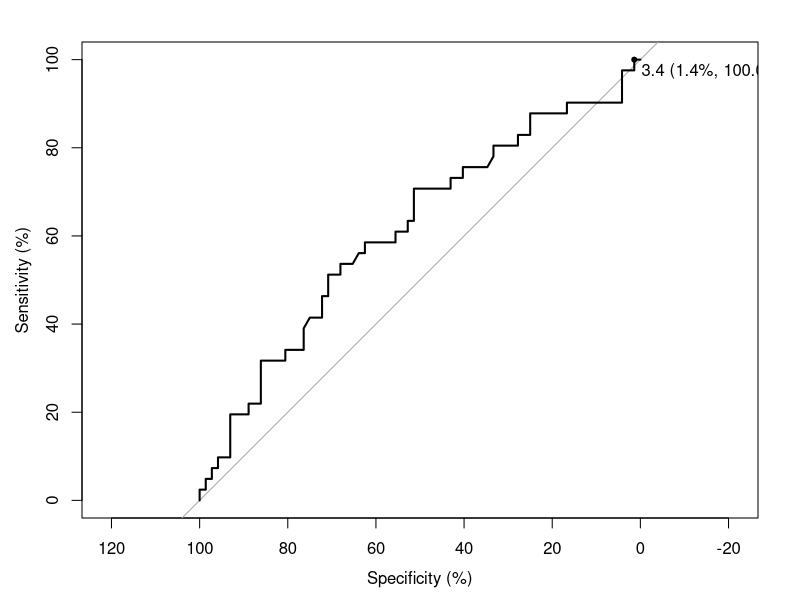
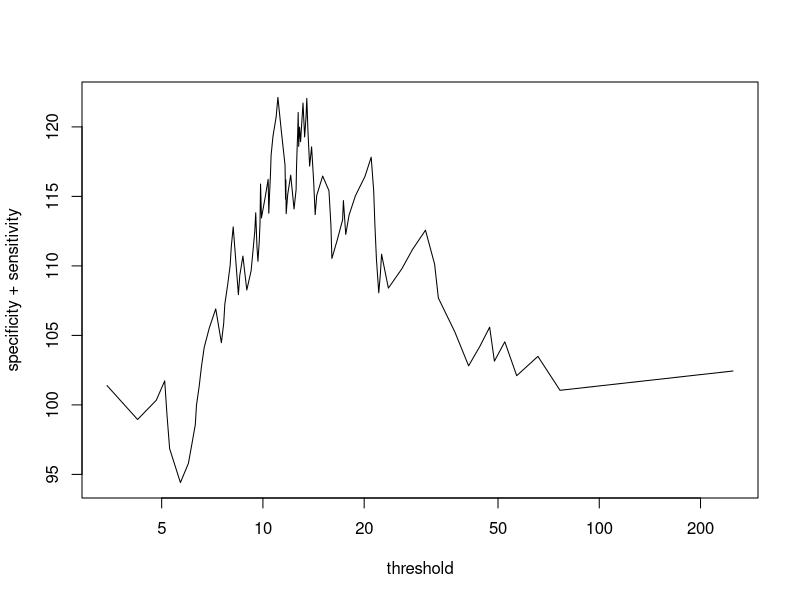
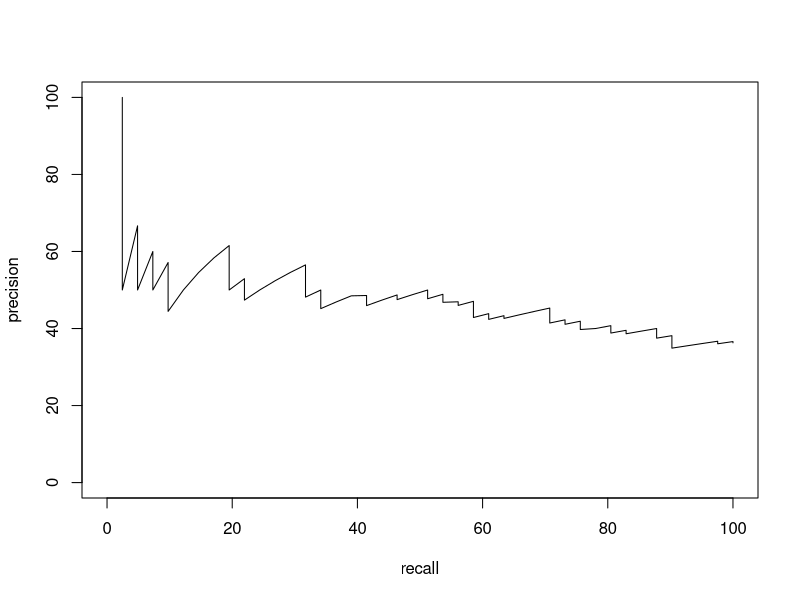
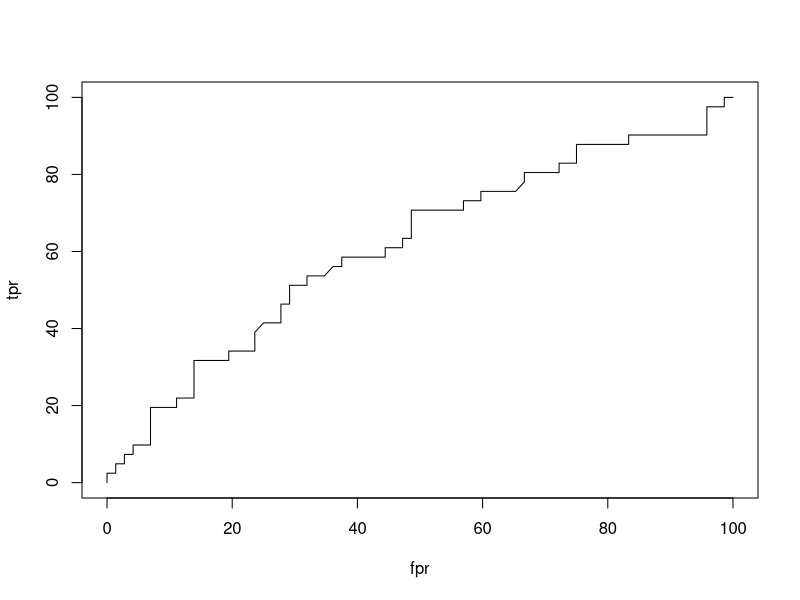

Write R code to recreate these figures, in order.
# r2py crawler metadata
# package: pROC
# source_type: rd_example
# topic: coords.Rd
# source_file: C:\Users\bened\AppData\Local\R\win-library\4.5\pROC\help
# lines: 63

suppressPackageStartupMessages(library(pROC))
# Create a ROC curve:
data(aSAH)
roc.s100b <- roc(aSAH$outcome, aSAH$s100b, percent = TRUE)

# Get the coordinates of S100B threshold 0.55
coords(roc.s100b, 0.55)

# Get the coordinates at 50% sensitivity
coords(roc=roc.s100b, x=50, input="sensitivity")
# Can be abbreviated:
coords(roc.s100b, 50, "se")

# Works with smoothed ROC curves
coords(smooth(roc.s100b), 90, "specificity")

# Get the sensitivities for all thresholds
cc <- coords(roc.s100b, "all", ret="sensitivity")
print(cc$sensitivity)

# Get the best threshold
coords(roc.s100b, "best", ret="threshold")

# Get the best threshold according to different methods
roc.ndka <- roc(aSAH$outcome, aSAH$ndka, percent=TRUE)
coords(roc.ndka, "best", ret="threshold", 
       best.method="youden") # default
coords(roc.ndka, "best", ret="threshold", 
       best.method="closest.topleft")

# and with different weights
coords(roc.ndka, "best", ret="threshold", 
       best.method="youden", best.weights=c(50, 0.2))
coords(roc.ndka, "best", ret="threshold", 
       best.method="closest.topleft", best.weights=c(5, 0.2))
       
# This is available with the plot.roc function too:
plot(roc.ndka, print.thres="best", print.thres.best.method="youden",
                                 print.thres.best.weights=c(50, 0.2)) 

# Return more values:
coords(roc.s100b, "best", ret=c("threshold", "specificity", "sensitivity", "accuracy",
                           "precision", "recall"))

# Return all values
coords(roc.s100b, "best", ret = "all")
                           
# You can use coords to plot for instance a sensitivity + specificity vs. cut-off diagram
plot(specificity + sensitivity ~ threshold, 
     coords(roc.ndka, "all"), 
     type = "l", log="x", 
     subset = is.finite(threshold))

# Plot the Precision-Recall curve
plot(precision ~ recall, 
     coords(roc.ndka, "all", ret = c("recall", "precision")),
     type="l", ylim = c(0, 100))

# Alternatively plot the curve with TPR and FPR instead of SE/SP 
# (identical curve, only the axis change)
plot(tpr ~ fpr, 
     coords(roc.ndka, "all", ret = c("tpr", "fpr")),
     type="l")
